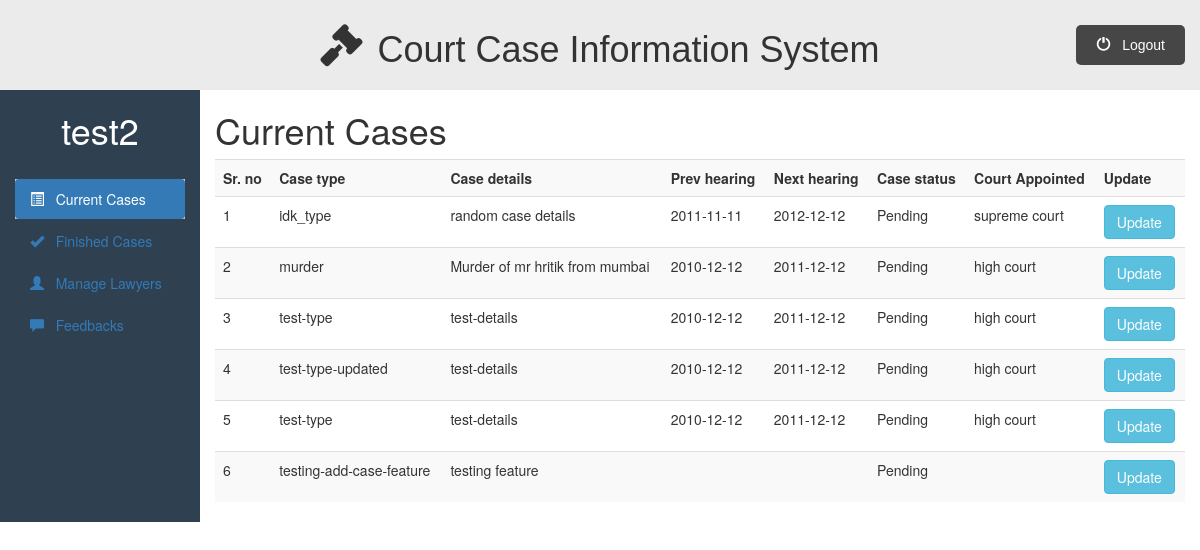
Screenshot of /admin_dashboard.php?id=2 (signed in) with the database file from the repository.
### tables this page shows
CREATE TABLE `cases` (
  `case_id` int(11) NOT NULL,
  `case_type` varchar(50) NOT NULL,
  `case_details` varchar(200) NOT NULL,
  `next_hearing_date` date DEFAULT NULL,
  `prev_hearing_date` date DEFAULT NULL,
  `case_status` varchar(50) NOT NULL,
  `court_name` varchar(50) DEFAULT NULL,
  `lawyer_id_assigned` int(11) NOT NULL,
  `lawyer_status` varchar(20) DEFAULT 'not yet accepted',
  `clientforcase_id` int(11) NOT NULL
);

### admin/currentcases.php (the view, shortened to what this page needs)
<div class="container-fluid">
    <div class="row">
        <div class="col-sm-2">
            <h1>
                <?php echo $_SESSION["admin_name"]; ?>
            </h1>
            <br>
            <ul id="side_menu" class="nav nav-pills nav-stacked">
                <li class="active">
                    <a href="admin_dashboard.php">
                        <span class="glyphicon glyphicon-list-alt"></span>
                        &nbsp; Current Cases
                     </a>
                </li>
                <li class="">
                    <a href="admin_dashboard.php?q=finishedcases">
                        <span class="glyphicon glyphicon-ok"></span>
                        &nbsp; Finished Cases
                    </a>
                </li>
                <li class="">
                    <a href="admin_dashboard.php?q=managelawyers">
                        <span class="glyphicon glyphicon-user"></span>
                        &nbsp; Manage Lawyers
                    </a>
                </li>
                <li class="">
                    <a href="admin_dashboard.php?q=feedbacks">
                        <span class="glyphicon glyphicon-comment"></span>
                        &nbsp; Feedbacks
                    </a>
                </li>
            </ul>
       </div>
       <div class="col-sm-10">
            <h1>Current Cases</h1>
            <div class="table-responsive">
                <table class="table table-striped table-hover">
                    <tr>
                        <th>Sr. no</th>
                        <th>Case type</th>
                        <th>Case details</th>
                        <th>Prev hearing</th>
                        <th>Next hearing</th>
                        <th>Case status</th>
                        <th>Court Appointed</th>
                        <th>Update</th>
                    </tr>
                        <?php
                            require_once("includes/db.php");
                            if ($con) {
                                $x=1;
                                $stmt = $con->prepare("
                                SELECT case_id, case_type, case_details, next_hearing_date, prev_hearing_date, court_name
                                FROM cases WHERE case_status = ?");
                                $status = "pending";
                                $stmt->bind_param('s', $status);
                                $stmt->execute();
                                $stmt->store_result();
                                $stmt->bind_result($case_id, $case_type,
                                $case_details, $next_hearing_date,
                                $prev_hearing_date, $court_name);
                                while ($stmt->fetch()) {
                                    echo "
                                    <tr>
                                        <td> {$x} </td>
                                        <td> {$case_type} </td>
                                        <td> {$case_details} </td>
                                        <td> {$prev_hearing_date} </td>
                                        <td> {$next_hearing_date} </td>
                                        <td> Pending </td>
                                        <td> {$court_name} </td>
                                        <td><a class='btn btn-info' href='admin_dashboard.php?q=updatecase&id={$case_id}'> Update </button> </td>
                                    </tr>
                                    ";
                                    $x++;
                                }
                            }
                            else{
                                echo "Server Prob";
                            }
                        ?>
                </table>
            </div>
       </div>
   </div>
</div>

### public/css/style.css (style rules this page uses)
* { padding: 0%; margin: 0%; box-sizing: border-box; }
html { scroll-behavior: smooth; }
ul { list-style-type: none; }
.active, .accordion:hover { background-color: #ccc; }

### public/css/dashboard.css (style rules this page uses)
.row { background-color: #2f4050; }
.col-sm-10 { background-color: #fff; }
.col-sm-2 h1 { color: #fff; text-align:center; }

### rows the page displays
cases: case_type "idk_type", case_details "random case details", prev_hearing_date "2011-11-11", next_hearing_date "2012-12-12", court_name "supreme court"
cases: case_type "murder", case_details "Murder of mr hritik from mumbai", prev_hearing_date "2010-12-12", next_hearing_date "2011-12-12", court_name "high court"
cases: case_type "test-type", case_details "test-details", prev_hearing_date "2010-12-12", next_hearing_date "2011-12-12", court_name "high court"
cases: case_type "test-type-updated", case_details "test-details", prev_hearing_date "2010-12-12", next_hearing_date "2011-12-12", court_name "high court"
cases: case_type "test-type", case_details "test-details", prev_hearing_date "2010-12-12", next_hearing_date "2011-12-12", court_name "high court"
cases: case_type "testing-add-case-feature", case_details "testing feature"

### other values shown
$_SESSION["admin_name"] "test2"
